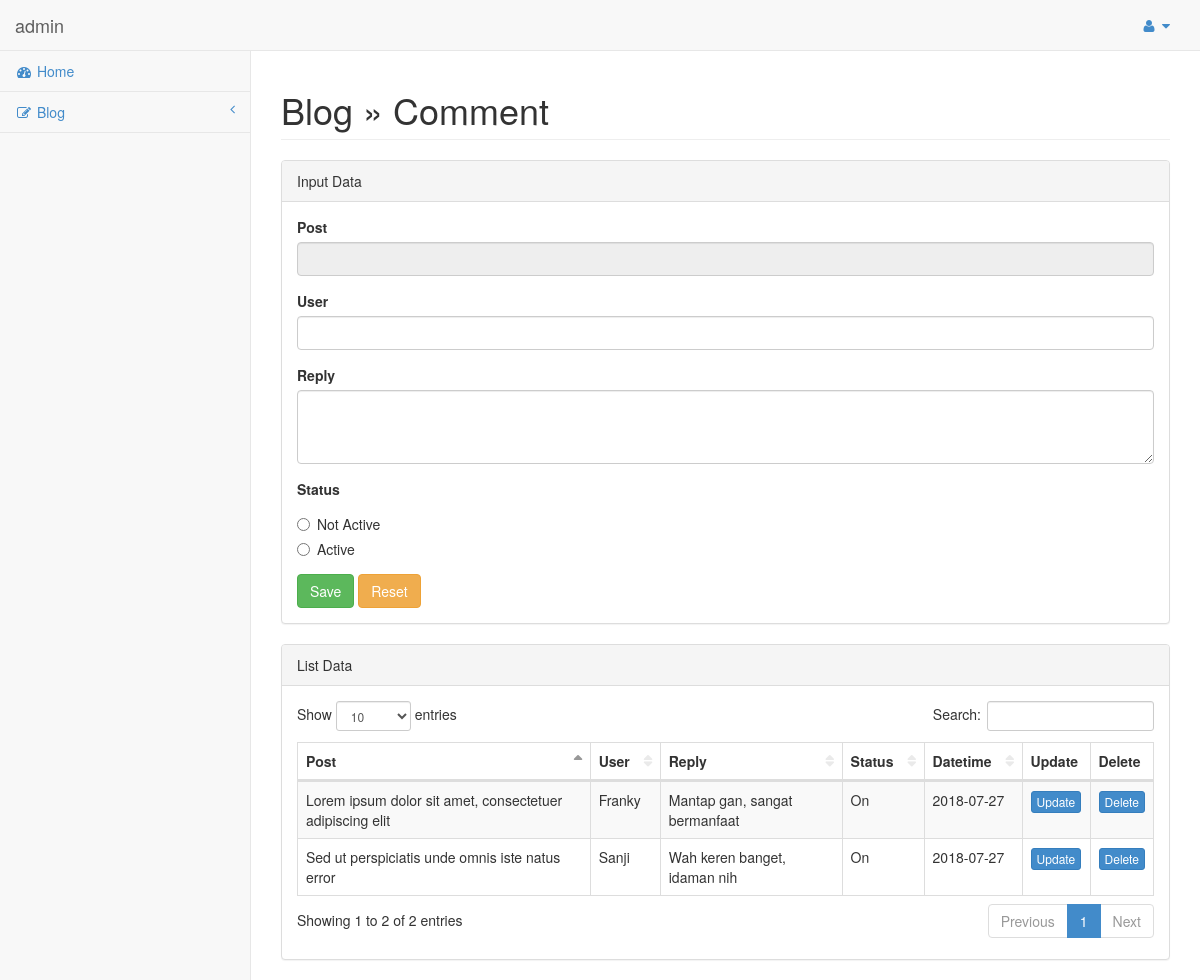
/admin/index.php?comment (signed in), run on an earlier commit of the app's database.
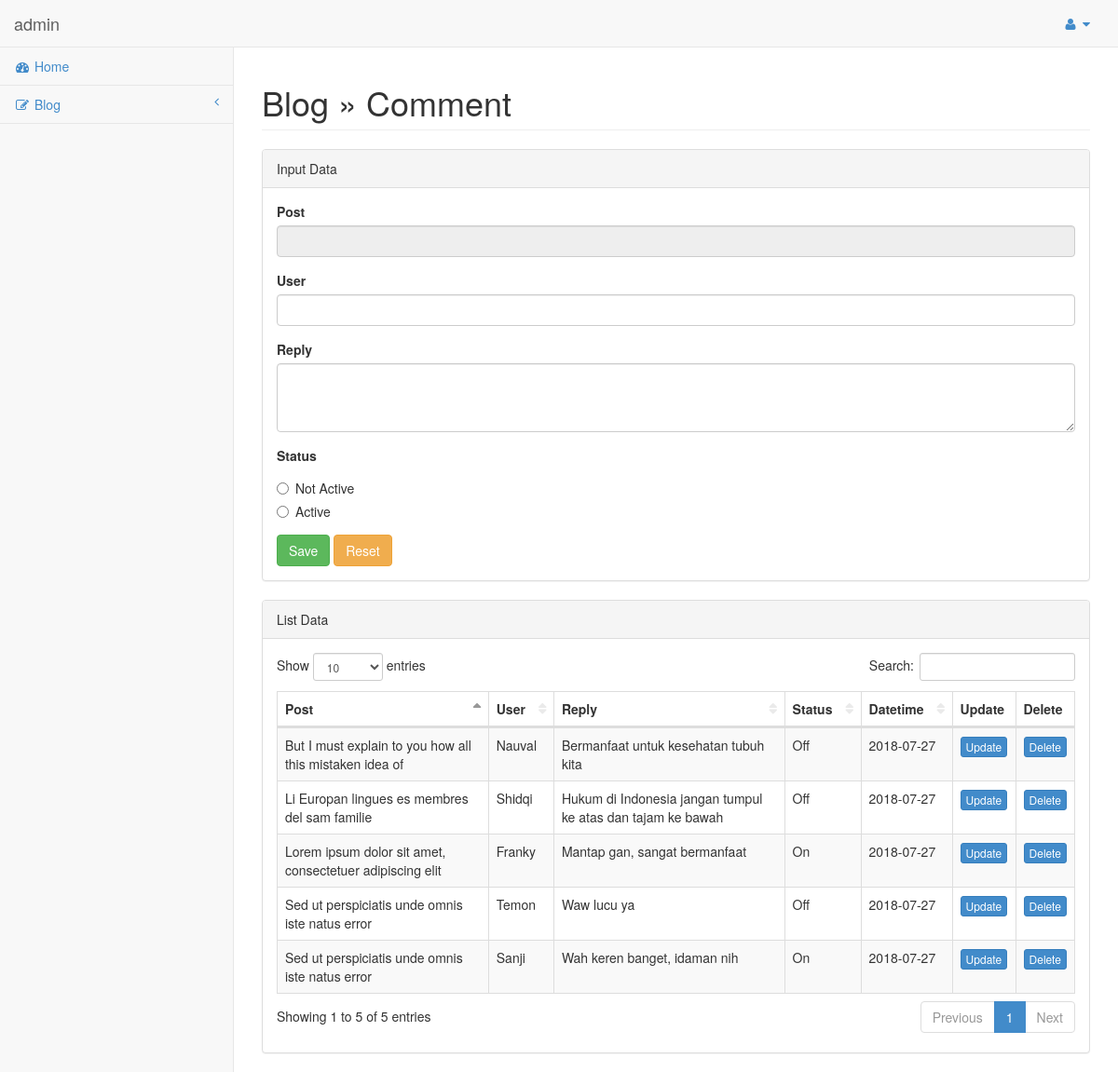
And on a later commit of the database.
### tables this page shows
CREATE TABLE `komentar` (
  `id_komentar` int(11) NOT NULL,
  `artikel_id` int(11) NOT NULL,
  `user` varchar(100) NOT NULL,
  `reply` text NOT NULL,
  `tanggal` date NOT NULL,
  `status` tinyint(4) NOT NULL DEFAULT '0'
);

CREATE TABLE `artikel` (
  `id_artikel` int(11) NOT NULL,
  `kategori_id` int(11) NOT NULL,
  `judul` varchar(255) NOT NULL,
  `deskripsi` text NOT NULL,
  `gambar` varchar(255) NOT NULL,
  `tanggal` date NOT NULL,
  `slug` varchar(255) NOT NULL,
  `status` tinyint(4) NOT NULL DEFAULT '1'
);

### admin/page/blog/comment.php (the view, shortened to what this page needs)
<div class="row">
    <div class="col-lg-12">
        <h1 class="page-header">Blog &raquo; Comment</h1>
    </div>
</div>
<div class="row">
    <div class="col-lg-12">
        <?php
            $queryUpdate = false;
            $status = "";
         ?>
        <div class="panel panel-default">
            <div class="panel-heading">
                Input Data
            </div>
            <div class="panel-body">
                <div class="row">
                    <div class="col-lg-12">
                        <form role="form" action="<?php echo BASE_URL.'admin/page/blog/comment_update.php'; ?>" method="post">
                            <div class="form-group">
                                <label>Post</label>
                                <input class="form-control" type="text" name="post_name"
                                placeholder="<?php echo ($queryUpdate) ? $rowUpdate['judul'] : false; ?>" disabled>
                            </div>
                            <div class="form-group">
                                <label>User</label>
                                <input class="form-control" type="text" name="user" value="<?php echo ($queryUpdate) ? $rowUpdate['user'] : false; ?>" />
                            </div>
                            <div class="form-group">
                                <label>Reply</label>
                                <textarea class="form-control" rows="3" name="reply"><?php echo ($queryUpdate) ? $rowUpdate['reply'] : false; ?></textarea>
                            </div>
                            <div class="form-group">
                                <label>Status</label>
                                <div class="radio">
                                    <label>
                                        <input type="radio" value="0" name="status"
                                        <?php echo ($status == 0) ? "checked=checked" : false; ?> /> Not Active
                                    </label>
                                </div>
                                <div class="radio">
                                    <label>
                                        <input type="radio" value="1" name="status"
                                        <?php echo ($status == 1) ? "checked=checked" : false; ?> /> Active
                                    </label>
                                </div>
                            </div>
                            <button type="submit" name="submit" class="btn btn-success">Save</button>
                            <button type="reset" class="btn btn-warning">Reset</button>
                        </form>
                    </div>
                </div>
            </div>
        </div>
        <div class="panel panel-default">
            <div class="panel-heading">
                List Data
            </div>
            <div class="panel-body">
                <div class="table-responsive">
                    <table id="datatables" class="table table-striped table-bordered table-hover" id="dataTables-example">
                        <thead>
                            <tr>
                                <th>Post</th>
                                <th>User</th>
                                <th>Reply</th>
                                <th>Status</th>
                                <th>Datetime</th>
                                <th>Update</th>
                                <th>Delete</th>
                            </tr>
                        </thead>
                        <tbody>
                            <?php
                                $query = mysqli_query($conn,"SELECT komentar.*,artikel.id_artikel,artikel.judul FROM komentar JOIN artikel ON
                                                        komentar.artikel_id = artikel.id_artikel ORDER BY komentar.id_komentar DESC");
                                while($row = mysqli_fetch_assoc($query)){
                                    $status = ($row['status'] == 1) ? "On" : "Off";
                                    echo "<tr>
                                        <td>$row[judul]</td>
                                        <td>$row[user]</td>
                                        <td>$row[reply]</td>
                                        <td>$status</td>
                                        <td class='center'>$row[tanggal]</td>
                                        <td class='center'><a href='".BASE_URL."admin/index.php?comment_edit=$row[id_komentar]' class='btn btn-primary btn-xs' type='button'>Update</a></td>
                                        <td class='center'><a href='".BASE_URL."admin/page/blog/comment_delete.php?id_komentar=$row[id_komentar]' class='btn btn-primary btn-xs' type='button'>Delete</a></td>
                                        </tr>
                                    ";
                                }
                            ?>
                        </tbody>
                    </table>
                </div>
            </div>
        </div>
    </div>
</div>

What changed in the data, as far as the page shows it:
added komentar: artikel.judul "Sed ut perspiciatis unde omnis iste natus error", user "Temon", reply "Waw lucu ya", status "Off", tanggal "2018-07-27"
added komentar: artikel.judul "Li Europan lingues es membres del sam familie", user "Shidqi", reply "Hukum di Indonesia jangan tumpul ke atas dan tajam ke bawah", status "Off", tanggal "2018-07-27"
added komentar: artikel.judul "But I must explain to you how all this mistaken idea of", user "Nauval", reply "Bermanfaat untuk kesehatan tubuh kita", status "Off", tanggal "2018-07-27"
Also different on the page:
text written by a page script: "Show entries Search: Showing 1 to 2 of 2 entries Previous 1 Next" → "Show entries Search: Showing 1 to 5 of 5 entries Previous 1 Next"
